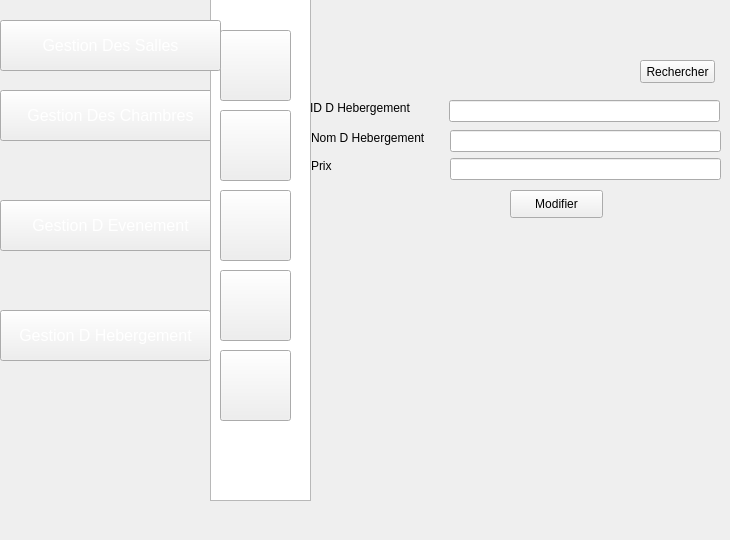
    <widget class="QWidget" name="page_30">
     <widget class="QPushButton" name="pushButton_196">
      <property name="geometry">
       <rect>
        <x>0</x>
        <y>310</y>
        <width>211</width>
        <height>51</height>
       </rect>
      </property>
      <property name="font">
       <font>
        <pointsize>12</pointsize>
       </font>
      </property>
      <property name="styleSheet">
       <string notr="true">color: rgb(255, 255, 255);
background-image: url(:/img/selected2.png);</string>
      </property>
      <property name="text">
       <string>Gestion D Hebergement</string>
      </property>
     </widget>
     <widget class="QPushButton" name="pushButton_197">
      <property name="geometry">
       <rect>
        <x>0</x>
        <y>90</y>
        <width>221</width>
        <height>51</height>
       </rect>
      </property>
      <property name="font">
       <font>
        <pointsize>12</pointsize>
       </font>
      </property>
      <property name="styleSheet">
       <string notr="true">color: rgb(255, 255, 255);
</string>
      </property>
      <property name="text">
       <string>Gestion Des Chambres</string>
      </property>
     </widget>
     <widget class="QPushButton" name="pushButton_198">
      <property name="geometry">
       <rect>
        <x>0</x>
        <y>200</y>
        <width>221</width>
        <height>51</height>
       </rect>
      </property>
      <property name="font">
       <font>
        <pointsize>12</pointsize>
       </font>
      </property>
      <property name="styleSheet">
       <string notr="true">color: rgb(255, 255, 255);
</string>
      </property>
      <property name="text">
       <string>Gestion D Evenement</string>
      </property>
     </widget>
     <widget class="QListView" name="listView_20">
      <property name="geometry">
       <rect>
        <x>210</x>
        <y>-30</y>
        <width>101</width>
        <height>531</height>
       </rect>
      </property>
      <property name="styleSheet">
       <string notr="true">

background-image: url(:/img/selected.png);</string>
      </property>
     </widget>
     <widget class="QPushButton" name="pushButton_213">
      <property name="geometry">
       <rect>
        <x>220</x>
        <y>190</y>
        <width>71</width>
        <height>71</height>
       </rect>
      </property>
      <property name="styleSheet">
       <string notr="true">image: url(:/img/icon-supp2 (1).png);</string>
      </property>
      <property name="text">
       <string/>
      </property>
     </widget>
     <widget class="QPushButton" name="pushButton_214">
      <property name="geometry">
       <rect>
        <x>220</x>
        <y>270</y>
        <width>71</width>
        <height>71</height>
       </rect>
      </property>
      <property name="styleSheet">
       <string notr="true">image: url(:/img/icon-afficher2.png);</string>
      </property>
      <property name="text">
       <string/>
      </property>
     </widget>
     <widget class="QPushButton" name="pushButton_215">
      <property name="geometry">
       <rect>
        <x>220</x>
        <y>110</y>
        <width>71</width>
        <height>71</height>
       </rect>
      </property>
      <property name="styleSheet">
       <string notr="true">image: url(:/img/icon-modif2 (1).png);</string>
      </property>
      <property name="text">
       <string/>
      </property>
     </widget>
     <widget class="QPushButton" name="pushButton_216">
      <property name="geometry">
       <rect>
        <x>220</x>
        <y>350</y>
        <width>71</width>
        <height>71</height>
       </rect>
      </property>
      <property name="styleSheet">
       <string notr="true">image: url(:/img/8774.png);
image: url(:/img/8774.png);
image: url(:/img/8774.png);</string>
      </property>
      <property name="text">
       <string/>
      </property>
     </widget>
     <widget class="QPushButton" name="pushButton_217">
      <property name="geometry">
       <rect>
        <x>220</x>
        <y>30</y>
        <width>71</width>
        <height>71</height>
       </rect>
      </property>
      <property name="styleSheet">
       <string notr="true">

image: url(:/img/icon-ajout2.png);</string>
      </property>
      <property name="text">
       <string/>
      </property>
     </widget>
     <widget class="QLabel" name="label_61">
      <property name="geometry">
       <rect>
        <x>311</x>
        <y>130</y>
        <width>121</width>
        <height>16</height>
       </rect>
      </property>
      <property name="styleSheet">
       <string notr="true">background-image: url(:/img/backback.png);
</string>
      </property>
      <property name="text">
       <string>Nom D Hebergement</string>
      </property>
     </widget>
     <widget class="QLabel" name="label_62">
      <property name="geometry">
       <rect>
        <x>310</x>
        <y>100</y>
        <width>121</width>
        <height>16</height>
       </rect>
      </property>
      <property name="styleSheet">
       <string notr="true">background-image: url(:/img/backback.png);
</string>
      </property>
      <property name="text">
       <string>ID D Hebergement</string>
      </property>
     </widget>
     <widget class="QLineEdit" name="nom_hh">
      <property name="geometry">
       <rect>
        <x>450</x>
        <y>130</y>
        <width>271</width>
        <height>22</height>
       </rect>
      </property>
      <property name="styleSheet">
       <string notr="true">background-image: url(:/img/backback.png);
</string>
      </property>
     </widget>
     <widget class="QLineEdit" name="prix_hh">
      <property name="geometry">
       <rect>
        <x>450</x>
        <y>158</y>
        <width>271</width>
        <height>22</height>
       </rect>
      </property>
      <property name="styleSheet">
       <string notr="true">background-image: url(:/img/backback.png);
</string>
      </property>
     </widget>
     <widget class="QLineEdit" name="id_hh">
      <property name="geometry">
       <rect>
        <x>449</x>
        <y>100</y>
        <width>271</width>
        <height>22</height>
       </rect>
      </property>
      <property name="styleSheet">
       <string notr="true">background-image: url(:/img/backback.png);
</string>
      </property>
      <property name="text">
       <string/>
      </property>
     </widget>
     <widget class="QLabel" name="label_58">
      <property name="geometry">
       <rect>
        <x>311</x>
        <y>158</y>
        <width>111</width>
        <height>16</height>
       </rect>
      </property>
      <property name="styleSheet">
       <string notr="true">background-image: url(:/img/backback.png);
</string>
      </property>
      <property name="text">
       <string>Prix</string>
      </property>
     </widget>
     <widget class="QPushButton" name="pb_ajouter_8">
      <property name="geometry">
       <rect>
        <x>510</x>
        <y>190</y>
        <width>93</width>
        <height>28</height>
       </rect>
      </property>
      <property name="styleSheet">
       <string notr="true">;
background-image: url(:/img/back.png);</string>
      </property>
      <property name="text">
       <string>Modifier</string>
      </property>
     </widget>
     <widget class="QPushButton" name="pushButton_251">
      <property name="geometry">
       <rect>
        <x>640</x>
        <y>60</y>
        <width>75</width>
        <height>23</height>
       </rect>
      </property>
      <property name="styleSheet">
       <string notr="true">background-image: url(:/new/prefix1/img/backback.png);</string>
      </property>
      <property name="text">
       <string>Rechercher</string>
      </property>
     </widget>
     <widget class="QPushButton" name="pushButton_453">
      <property name="geometry">
       <rect>
        <x>0</x>
        <y>20</y>
        <width>221</width>
        <height>51</height>
       </rect>
      </property>
      <property name="font">
       <font>
        <pointsize>12</pointsize>
       </font>
      </property>
      <property name="styleSheet">
       <string notr="true">color: rgb(255, 255, 255);
</string>
      </property>
      <property name="text">
       <string>Gestion Des Salles</string>
      </property>
     </widget>
    </widget>
